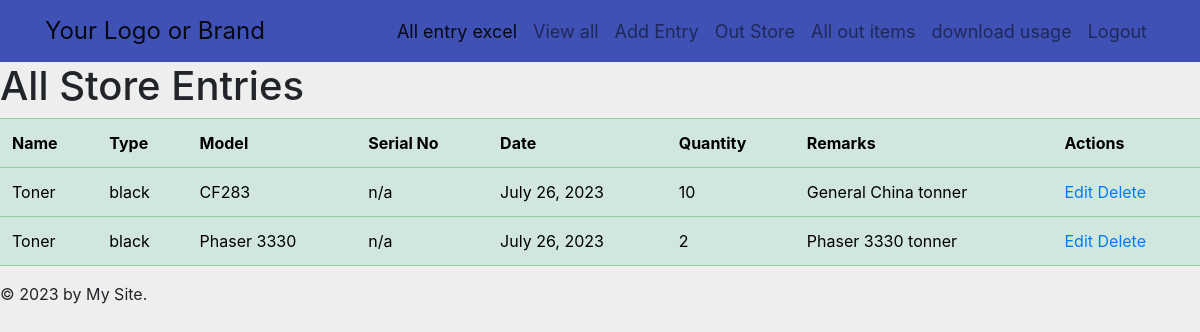
The app's page /store/all/ (signed in) with its own data.
### store/models.py (models this page shows, shortened)
class StoreEntry(models.Model):
    name = models.CharField(max_length=100)
    entry_type = models.CharField(max_length=100)
    model = models.CharField(max_length=100)
    serial_no = models.CharField(max_length=100)
    date = models.DateField()
    quantity = models.IntegerField()
    remarks = models.TextField()

### store/views.py (the view)
# urls.py: path('all/', views.all_entries, name='all_entries'),  # Add this line for displaying all entries.
@login_required
def all_entries(request):
    entries = StoreEntry.objects.all()
    return render(request, 'store/all_entries.html', {'entries': entries})

### store/templates/store/all_entries.html (shortened to what this page needs)
<!DOCTYPE html>
<html>
<head>
    <link href="https://cdn.jsdelivr.net/npm/bootstrap@5.3.1/dist/css/bootstrap.min.css" rel="stylesheet">
</head>
<body>
{% extends 'base.html' %}
{% block content %}
    <h1>All Store Entries</h1>
    <div class="table-responsive">
    <table class="table table-success table-hover">
        <tr>
            <th>Name</th>
            <th>Type</th>
            <th>Model</th>
            <th>Serial No</th>
            <th>Date</th>
            <th>Quantity</th>
            <th>Remarks</th>
            <th>Actions</th>
        </tr>
        {% for entry in entries %}
        <tr>
            <td>{{ entry.name }}</td>
            <td>{{ entry.entry_type }}</td>
            <td>{{ entry.model }}</td>
            <td>{{ entry.serial_no }}</td>
            <td>{{ entry.date }}</td>
            <td>{{ entry.quantity }}</td>
            <td>{{ entry.remarks }}</td>
            <td>
                <a href="{% url 'edit_entry' entry.id %}">Edit</a>
                <a href="{% url 'delete_entry' entry.id %}">Delete</a>
            </td>
        </tr>
        {% endfor %}
    </table>
    </div>
{% endblock %}

### lodin/templates/base.html (shortened to what this page needs)
<!DOCTYPE html>
<html lang="en">
<head>
    <link rel="stylesheet" href="https://stackpath.bootstrapcdn.com/bootstrap/4.5.2/css/bootstrap.min.css">
</head>
<body>
    <div id="header">
        {% block header %}
        <nav class="navbar navbar-expand-lg navbar-light">
            <div class="container">
                <a class="navbar-brand" href="#">Your Logo or Brand</a>
                <div class="collapse navbar-collapse" id="navbarNav">
                    <ul class="navbar-nav ml-auto">
                        <li class="nav-item active">
                            <a class="nav-link" href="{% url 'download_store_entries' %}">All entry excel</a>
                        </li>
                        <li class="nav-item">
                            <a class="nav-link" href="{% url 'all_entries' %}">View all</a>
                        </li>
                        <li class="nav-item">
                            <a class="nav-link" href="{% url 'add_store_entry' %}">Add Entry</a>
                        </li>
                        <li class="nav-item">
                            <a class="nav-link" href="{% url 'add_usage' %}">Out Store</a>
                        </li>
                        <li class="nav-item">
                            <a class="nav-link" href="{% url 'all_usage' %}">All out items</a>
                        </li>
                        <li class="nav-item">
                            <a class="nav-link" href="{% url 'download_usage' %}">download usage</a>
                        </li>
                        <li class="nav-item">
                            <a class="nav-link" href="{% url 'logout' %}">Logout</a>
                        </li>
                    </ul>
                </div>
            </div>
        </nav>
        {% endblock %}
    </div>
    <div id="content">
        {% block content %}{% endblock %}
    </div>
    <div id="footer">
        {% block footer %}
        <p>© 2023 by My Site.</p>
        {% endblock %}
    </div>
</body>
</html>

### lodin/templates/base.html (style rules this page uses)
body { background-color: #eee; }
.navbar { background-color: #3F51B5; }
.navbar-brand { color: #fff; font-size: 24px; }
.navbar-nav .nav-link { color: #fff; font-size: 18px; }

### records on screen
StoreEntry: name "Toner", entry_type "black", model "CF283", serial_no "n/a", date "July 26, 2023", quantity "10", remarks "General China tonner"
StoreEntry: name "Toner", entry_type "black", model "Phaser 3330", serial_no "n/a", date "July 26, 2023", quantity "2", remarks "Phaser 3330 tonner"
